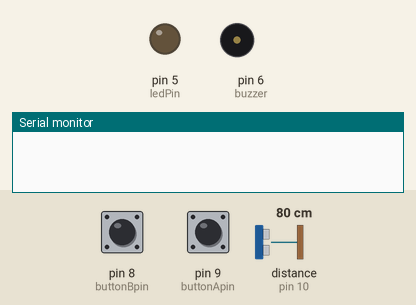
Recording of a sketch running on a simulated Arduino Uno, built with avr-gcc and run on an emulated ATmega328P. Shown: output pins drawn as LEDs (lit = HIGH), buzzer (waves = sounding, pin HIGH), the last lines printed to the serial monitor. Dashed ring = blinking. The test bench sets the inputs (shaded band); at power-on: pin 9 (buttonApin) HIGH, pin 8 (buttonBpin) HIGH, distance to the obstacle (sensor on pin 10) 80 cm. The echo pulse lasts 58.3 µs per cm; pins used as bus, display or sensor lines are not drawn.

Above: at 1.8 s.
1.9 s: pin 9 (buttonApin) pulled LOW for 0.6 s
At 2.63 s:
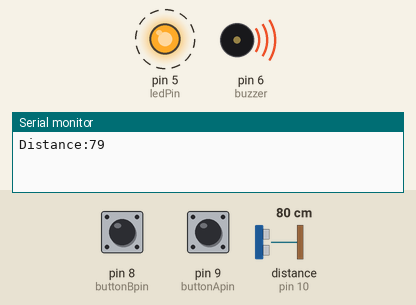
5.5 s: pin 8 (buttonBpin) pulled LOW for 0.6 s
At 6.0 s:
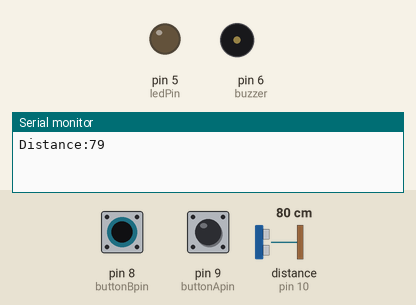
7.6 s: pin 9 (buttonApin) pulled LOW for 1 s
At 8.23 s:
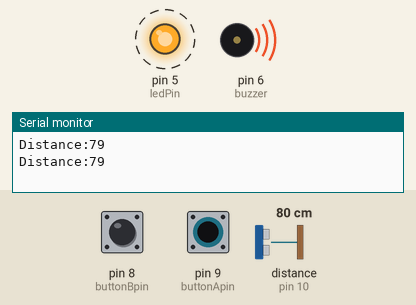
10.8 s: pin 8 (buttonBpin) pulled LOW for 1 s
At 11.2 s:
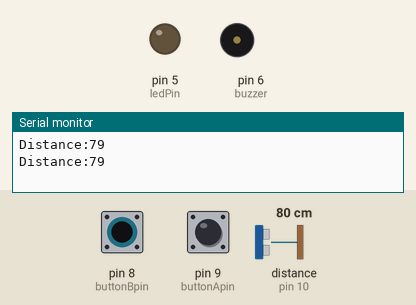
Timing chart, 0 to 13.8 s (numbered marks = the images above; inputs shaded):
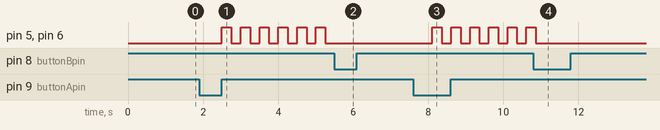

Measured:
- after the input at 1.9 s, pin 5 (ledPin): alternates HIGH for 0.25 s and LOW for 0.25 s, starting after 0.60 s; pin 6 (buzzer): alternates HIGH for 0.25 s and LOW for 0.25 s, starting after 0.61 s
- after the input at 5.5 s, pin 5 (ledPin), pin 6 (buzzer): stops changing and stays LOW
- after the input at 7.6 s, pin 5 (ledPin), pin 6 (buzzer): alternates HIGH for 0.25 s and LOW for 0.25 s, starting after 0.51 s
- after the input at 10.8 s, pin 5 (ledPin), pin 6 (buzzer): goes on until 10.9 s, then stays LOW

The sketch:

SistemAlarma.ino
```cpp
const int trigPin = 11;//trigger
const int echoPin = 10; //echo

int ledPin = 5;//Pin led
int buttonApin = 9;//Pin armat
int buttonBpin = 8;//Pin dezarmat
int value_A;
int value_B;


int buzzer = 6;// buzzer pin
int delayTime1= 250;
int delayTime2=250;

long duration; // timpul de parcurgere
int distance; // calculam distanta

void setup() {

  pinMode(trigPin, OUTPUT);
  pinMode(echoPin, INPUT);

  pinMode(ledPin, OUTPUT);
  pinMode(buttonApin, INPUT_PULLUP);
  pinMode(buttonBpin, INPUT_PULLUP);

  pinMode(buzzer, OUTPUT);

  pinMode(12, INPUT);

  Serial.begin(9600);


}

void loop() {


  value_A = digitalRead(buttonApin);
  value_B = digitalRead(buttonBpin);

  delay(500);


   if (value_A == LOW)
  {
    //Armat -> led on
    digitalWrite(ledPin, HIGH);
    while(ledPin, HIGH)
    {

      digitalWrite(trigPin, LOW);
      delayMicroseconds(2);

      digitalWrite(trigPin, HIGH);
      delayMicroseconds(10);
      digitalWrite(trigPin, LOW);

      duration = pulseIn(echoPin, HIGH);
      distance = duration*0.034/2;

      Serial.print("Distance:");
      Serial.println(distance);

      while (distance < 98)
      {
        // Distanta mai mica de 98cm

            digitalWrite(buzzer,HIGH);
            digitalWrite(ledPin, HIGH);
            delay(delayTime1);
            digitalWrite(buzzer,LOW);
            digitalWrite(ledPin, LOW);
            delay(delayTime1);


                digitalWrite(buzzer,HIGH);
                digitalWrite(ledPin, HIGH);
                delay(delayTime2);//wait for 2ms
                digitalWrite(buzzer,LOW);
                digitalWrite(ledPin, LOW);
                delay(delayTime2);//wait for 2ms

             // Dezarmare la buton
             if (digitalRead(buttonBpin) == LOW)
              {
                break;
                }


      }

      delay(100);

      // Dezarmare la buton
      if (digitalRead(buttonBpin) == LOW)
      {
        break;
      }


      }


  }
  // Dezarmat -> led off
  if (value_B == LOW)
  {
    digitalWrite(ledPin, LOW);
  }


}
```
